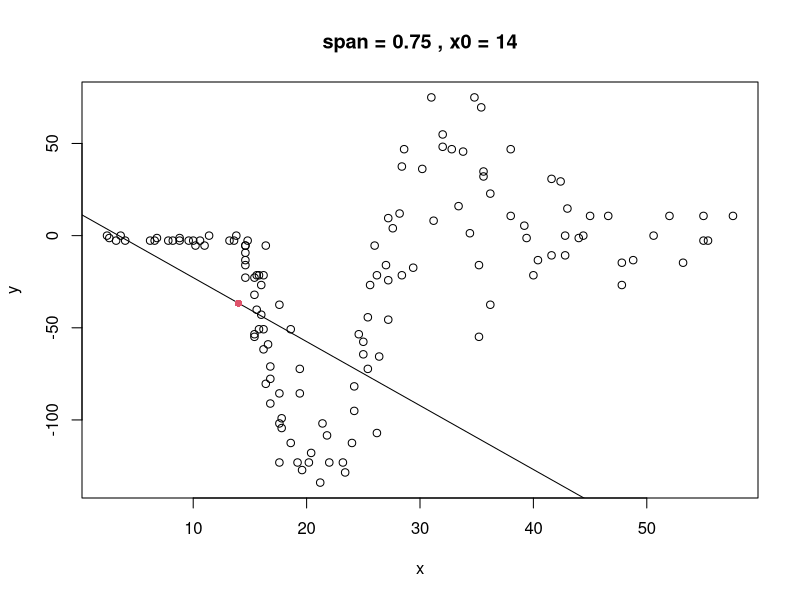

Write the R code that produced this figure.
library(MASS)

#the definintion of the tricube weight function
K<-function(d,maxd) (1 - (abs(d)/maxd)^3)^3

#define your x variable
x<-mcycle$times
#define your outcome variable variable
y<-mcycle$accel

#loess parameter
span<-0.75
#the x value to estimate f(x) using local regression 
x0<-14
n<-length(x)
ninwindow<-round(span*n)

#Find the index numbers of the ninwindow elements closest to x0
xnearidx<-order(abs(x-x0))[1:ninwindow]; xnearidx # tricky statement
#The x values of these nearby elements are 
xnear<-x[xnearidx]; xnear
#and their distances from x0 are 
neardist<-abs(xnear-x0); neardist

#define the weights using K if near and zero if not
weight<-rep(0,n)
weight[xnearidx]<-K(neardist,max(neardist))
print(round(weight,3))

#fit a weighted linear regression 
lmx0<-lm(y~x,weights=weight)

prx0=predict(lmx0,newdata=list(x=x0))
plot(x,y, main=paste("span =",span,",","x0 =",x0))
abline(lmx0)
points(x0,prx0,col=2,pch=16)
